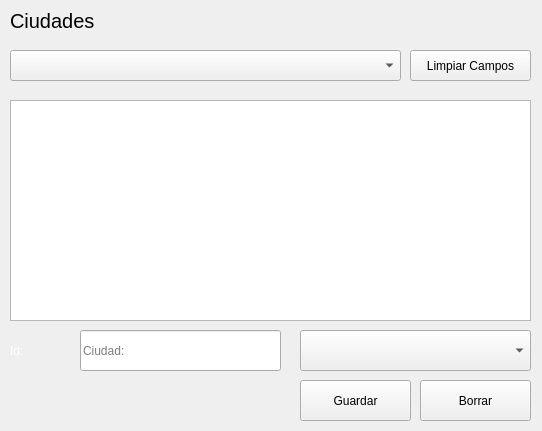
<?xml version="1.0" encoding="UTF-8"?>
<ui version="4.0">
 <class>Ciudad</class>
 <widget class="QWidget" name="Ciudad">
  <property name="geometry">
   <rect>
    <x>0</x>
    <y>0</y>
    <width>542</width>
    <height>431</height>
   </rect>
  </property>
  <property name="windowTitle">
   <string>Estados</string>
  </property>
  <widget class="QComboBox" name="comboBox">
   <property name="geometry">
    <rect>
     <x>10</x>
     <y>50</y>
     <width>391</width>
     <height>31</height>
    </rect>
   </property>
   <property name="placeholderText">
    <string>Ciudades:</string>
   </property>
  </widget>
  <widget class="QPushButton" name="botonGuardar">
   <property name="geometry">
    <rect>
     <x>300</x>
     <y>380</y>
     <width>111</width>
     <height>41</height>
    </rect>
   </property>
   <property name="text">
    <string>Guardar</string>
   </property>
  </widget>
  <widget class="QPushButton" name="botonBorrar">
   <property name="geometry">
    <rect>
     <x>420</x>
     <y>380</y>
     <width>111</width>
     <height>41</height>
    </rect>
   </property>
   <property name="text">
    <string>Borrar</string>
   </property>
  </widget>
  <widget class="QLabel" name="label">
   <property name="geometry">
    <rect>
     <x>10</x>
     <y>0</y>
     <width>371</width>
     <height>41</height>
    </rect>
   </property>
   <property name="font">
    <font>
     <pointsize>15</pointsize>
    </font>
   </property>
   <property name="text">
    <string>Ciudades</string>
   </property>
  </widget>
  <widget class="QLineEdit" name="ciudad_text">
   <property name="geometry">
    <rect>
     <x>80</x>
     <y>330</y>
     <width>201</width>
     <height>41</height>
    </rect>
   </property>
   <property name="text">
    <string/>
   </property>
   <property name="placeholderText">
    <string>Ciudad:</string>
   </property>
  </widget>
  <widget class="QTableWidget" name="tableWidget">
   <property name="geometry">
    <rect>
     <x>10</x>
     <y>100</y>
     <width>521</width>
     <height>221</height>
    </rect>
   </property>
  </widget>
  <widget class="QLabel" name="id_label">
   <property name="geometry">
    <rect>
     <x>10</x>
     <y>330</y>
     <width>61</width>
     <height>41</height>
    </rect>
   </property>
   <property name="autoFillBackground">
    <bool>true</bool>
   </property>
   <property name="styleSheet">
    <string notr="true">color: rgb(255, 255, 255);

</string>
   </property>
   <property name="text">
    <string>Id:</string>
   </property>
  </widget>
  <widget class="QPushButton" name="LimpiarCampos">
   <property name="geometry">
    <rect>
     <x>410</x>
     <y>50</y>
     <width>121</width>
     <height>31</height>
    </rect>
   </property>
   <property name="text">
    <string>Limpiar Campos</string>
   </property>
  </widget>
  <widget class="QComboBox" name="combo_estados">
   <property name="geometry">
    <rect>
     <x>300</x>
     <y>330</y>
     <width>231</width>
     <height>41</height>
    </rect>
   </property>
   <property name="placeholderText">
    <string>Estados:</string>
   </property>
  </widget>
 </widget>
 <resources/>
 <connections/>
</ui>
